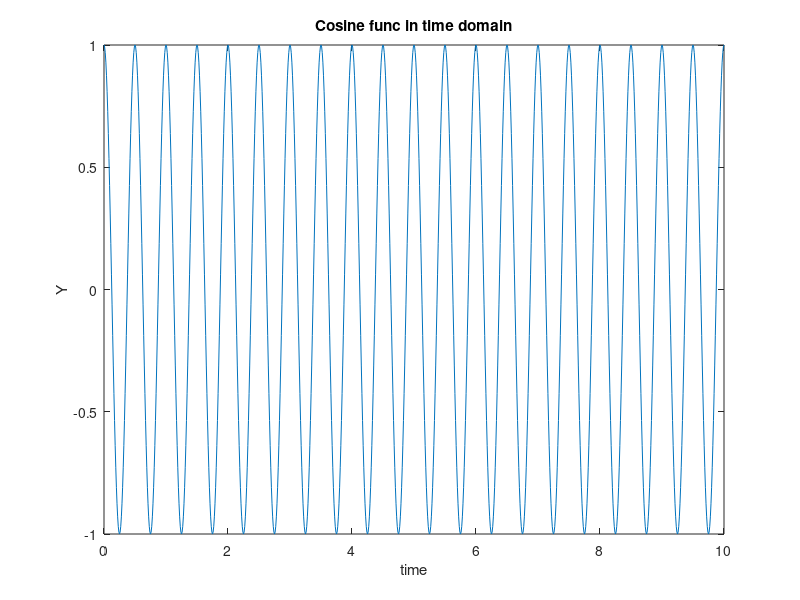
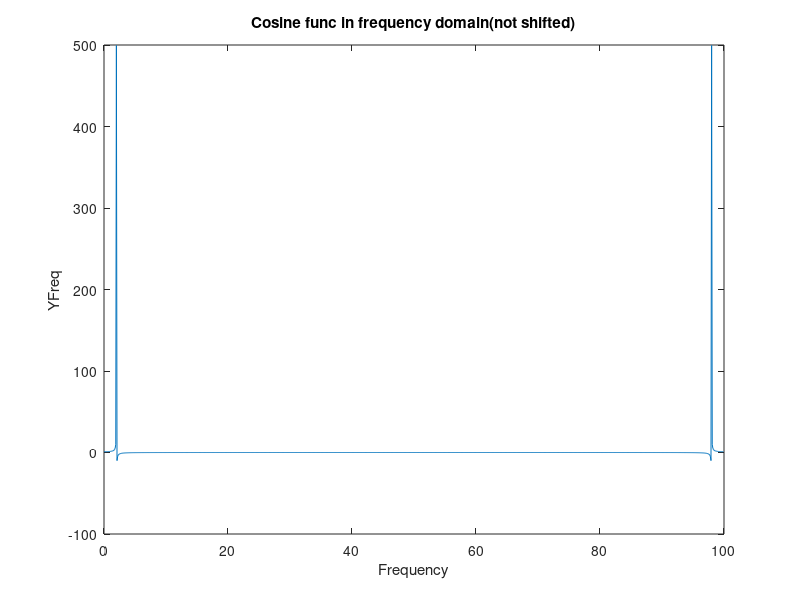
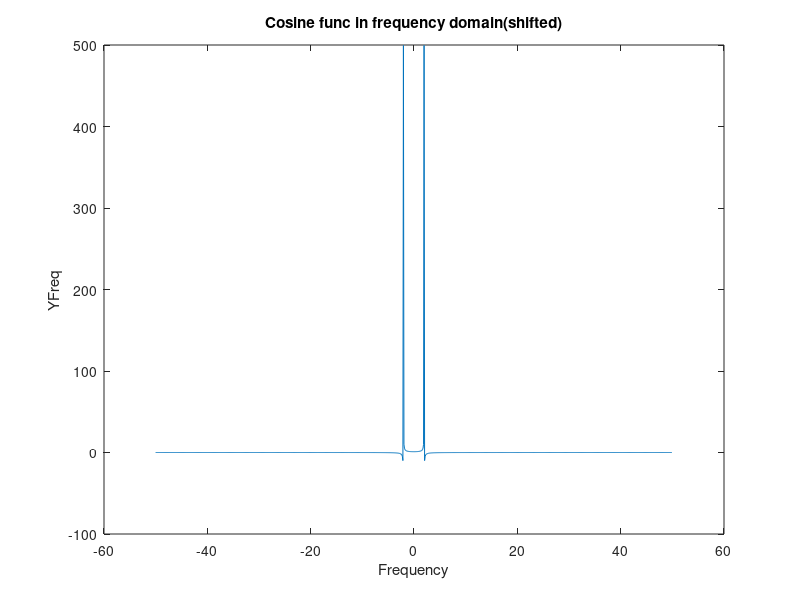

Write MATLAB code to recreate these figures, in order.
tmin = 0;
tmax = 10;
dt = (tmax - tmin)/1000;
time = tmin:dt:tmax;
f = 2;
y = cos(2*pi*f*time);
figure(1);
plot(time,y);
xlabel('time');
ylabel('Y');
title('Cosine func in time domain');
fs = 1/dt;
%xfreq = linspace(-fs/2,fs/2,numel(y));
xfreq=(0:length(y)-1)*fs/(length(y));
yfreq = fft(y);
figure(2);
plot(xfreq,yfreq);
xlabel('Frequency');
ylabel('YFreq');
title('Cosine func in frequency domain(not shifted)');
yfreq = fftshift(yfreq);
xfreq=(-length(y)/2:length(y)/2-1)*(fs/length(y));
figure(3);
plot(xfreq,yfreq);
xlabel('Frequency');
ylabel('YFreq');
title('Cosine func in frequency domain(shifted)');
